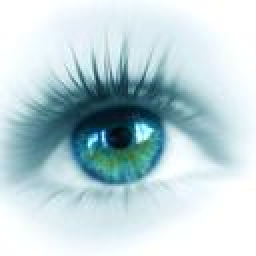
#> input picture examples/data/eye.png, 128 x 128 px, found by its file name (shown 2 times larger)
$ jupyter execute --allow-errors plot_image_transmission.ipynb   (shell and % lines are left out)
#> lines starting #> are read from the running program, lines starting #| are printed output that depends on the picture
Coding - Decoding simulation of an image
========================================

This example shows a simulation of the transmission of an image as a
binary message through a gaussian white noise channel with an LDPC coding and
decoding system.

[cell 1]
# Author: Hicham Janati (hicham.janati@inria.fr)
#
# License: BSD (3-clause)


import numpy as np
from pyldpc import make_ldpc, ldpc_images
from pyldpc.utils_img import gray2bin, rgb2bin
from matplotlib import pyplot as plt
from PIL import Image

from time import time

Let's see the image we are going to be working with

[cell 2]
eye = Image.open("data/eye.png")
#> eye is the input picture: PIL image 128x128 RGB; mean R, G, B 189.9, 211.3, 216.3
# convert it to grayscale and keep one channel
eye = np.asarray(eye.convert('LA'))[:, :, 0]
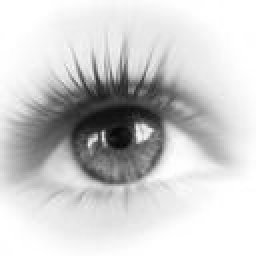
#> eye: shape (128, 128) (shown 2 times larger); min 7, max 255, mean 205.5

# Convert it to a binary matrix
#> (the rest of this cell did not finish here and is left out)

First we create a small LDPC code i.e a pair of decoding and coding matrices
H and G. H is a regular parity-check matrix with d_v ones per row
and d_c ones per column

#> (a cell that did not finish here is left out)

Now we simulate the transmission with Gaussian white noise
and recover the original image via belief-propagation.

[cell 4]
snr = 8
#> (the rest of this cell did not finish here and is left out)

With RGB images, we proceed similarly

[cell 5]
print("\n\n")
tiger = np.asarray(Image.open("data/tiger.jpg"))
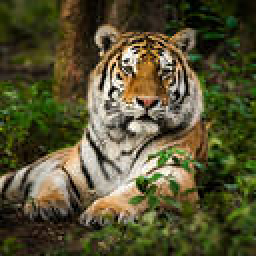
#> input picture examples/data/tiger.jpg, 128 x 128 px, found by its file name (shown 2 times larger)
#> tiger is the input picture: shape (128, 128, 3); mean R, G, B 84.8, 81.1, 49.8
# Convert it to a binary matrix
#> (the rest of this cell did not finish here and is left out)
